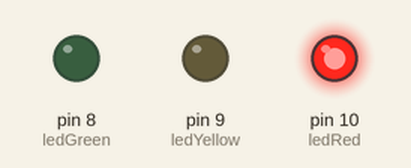
Bench run of a sketch on a simulated Arduino Uno, built with avr-gcc and run on an emulated ATmega328P. On the bench: output pins drawn as LEDs (lit = HIGH).

Above: at 5.0 s.
At 11.0 s:
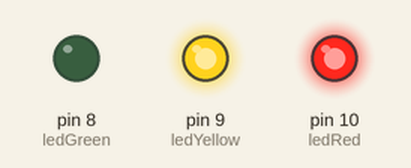
At 17.0 s:
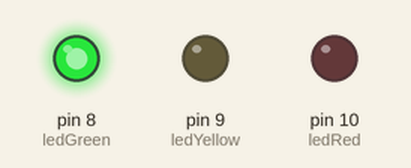
At 27.0 s:
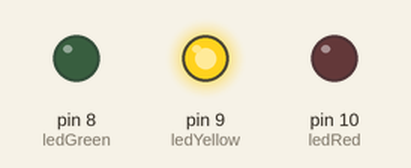
Timing chart, 0 to 41.6 s (numbered marks = the images above):
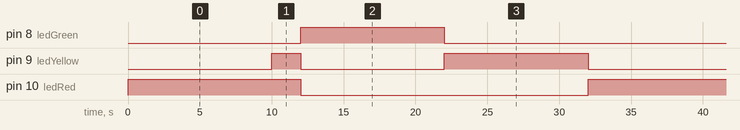

The sketch:

Project3.ino
```cpp
//Project 3

int ledRed =10, ledYellow = 9, ledGreen = 8;
const int DELAY = 10000;
void setup() {
  // put your setup code here, to run once:
  pinMode(ledRed, OUTPUT);
  pinMode(ledYellow, OUTPUT);
  pinMode(ledGreen, OUTPUT);
}

void loop() {
  // put your main code here, to run repeatedly:
  digitalWrite(ledRed, HIGH);
  delay(DELAY);
  digitalWrite(ledYellow, HIGH);
  delay(2000);

  digitalWrite(ledGreen,HIGH);
  digitalWrite(ledRed, LOW);
  digitalWrite(ledYellow, LOW);
  delay(DELAY);

  digitalWrite(ledYellow, HIGH);
  digitalWrite(ledGreen, LOW);
  delay(DELAY);

  digitalWrite(ledYellow, LOW);
}
```

Measured:
- by itself, pin 8 (ledGreen): alternates HIGH for 10.0 s and LOW for 22.0 s
- by itself, pin 9 (ledYellow): repeats every 32.0 s: LOW 10.0 s, HIGH 10.0 s, LOW 10.0 s, HIGH 2.0 s
- by itself, pin 10 (ledRed): alternates HIGH for 12.0 s and LOW for 20.0 s
